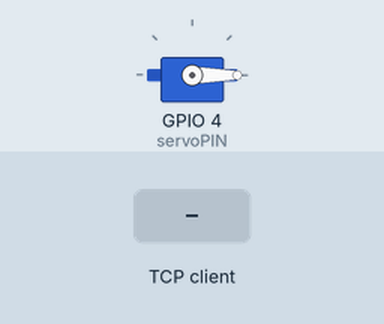
Simulated run of this program. Board: Raspberry Pi (BCM pin numbers). Parts: servo. The inputs (shaded band) are chosen by the test bench. One TCP client connects 1 s after the port opens and stays connected; servo angles are drawn from the pulse width (0.5 ms = 0°, 2.5 ms = 180°); what the program prints to the terminal is not drawn.

Above: at 1.2 s.
1.3 s: the TCP client sends "1"
Timing chart, 0 to 4.3 s (numbered marks = the images above; inputs shaded):
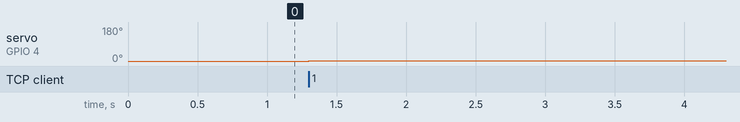

Measured:
- after the input at 1.3 s, servo on GPIO 4 (servoPIN): 0° → 1° at once

The program:

ServoServer.py
```python
from socket import *
from time import ctime
import RPi.GPIO as GPIO
import Servo

HOST = ''
PORT = 21567
BUFSIZE = 1024
ADDR = (HOST,PORT)
tcpSerSock = socket(AF_INET,SOCK_STREAM)
tcpSerSock.bind(ADDR)
tcpSerSock.listen(5)

while True:
    tcpCliSock,addr = tcpSerSock.accept()
    print('Waiting for connection')
    Dat = tcpCliSock.recv(BUFSIZE).decode("utf-8")
    print('...connected from :',addr)
    #print(Dat)

    try:
        while True:
            data = int(Dat)
            if (data > 0) and (data < 180):
                Servo.serv(data)
                print(Dat)
                break
            else:
                break


    except KeyboardInterrupt:
        #Servomotor.close()
        #GPIO.cleanup()
        print("oops")


tcpSerSock.close()
```

Servo.py
```python
import RPi.GPIO as GPIO
import time
servoPIN = 4
GPIO.setmode(GPIO.BCM)
GPIO.setup(servoPIN, GPIO.OUT)
p = GPIO.PWM(servoPIN, 50)
p.start(2.5) #initialization
def serv(angle):
    A = ((angle/180)*10)+2.5
    #B = A*10//10
    #print(B)
    try:
        p.ChangeDutyCycle(A)

    except KeyboardInterrupt:
        p.stop()
        GPIO.cleanup()
```
